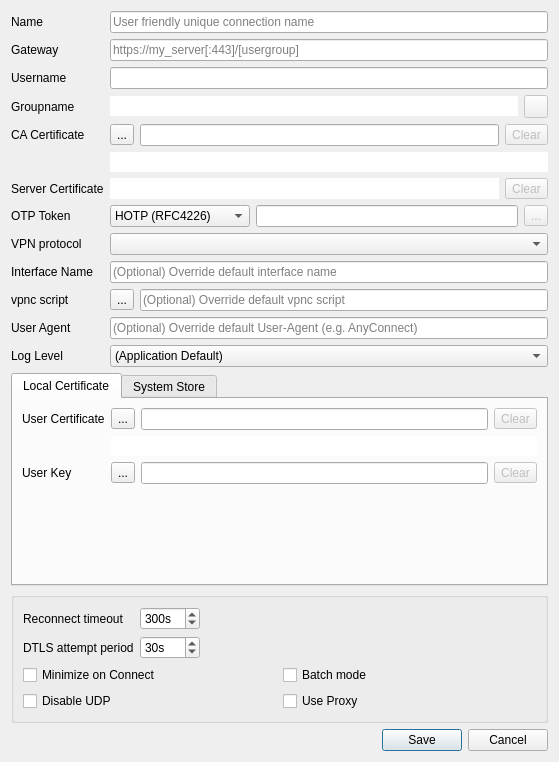
<?xml version="1.0" encoding="UTF-8"?>
<ui version="4.0">
 <class>EditDialog</class>
 <widget class="QDialog" name="EditDialog">
  <property name="geometry">
   <rect>
    <x>0</x>
    <y>0</y>
    <width>559</width>
    <height>762</height>
   </rect>
  </property>
  <property name="windowTitle">
   <string>Edit</string>
  </property>
  <layout class="QVBoxLayout" name="verticalLayout">
   <item>
    <layout class="QFormLayout" name="settingsProfileLayout">
     <property name="fieldGrowthPolicy">
      <enum>QFormLayout::ExpandingFieldsGrow</enum>
     </property>
     <item row="0" column="0">
      <widget class="QLabel" name="nameLabel">
       <property name="text">
        <string>Name</string>
       </property>
      </widget>
     </item>
     <item row="0" column="1">
      <widget class="QLineEdit" name="nameEdit">
       <property name="toolTip">
        <string>This is a friendly name to distinguish the connection</string>
       </property>
       <property name="placeholderText">
        <string>User friendly unique connection name</string>
       </property>
      </widget>
     </item>
     <item row="1" column="0">
      <widget class="QLabel" name="gatewayLabel">
       <property name="text">
        <string>Gateway</string>
       </property>
      </widget>
     </item>
     <item row="1" column="1">
      <widget class="QLineEdit" name="gatewayEdit">
       <property name="toolTip">
        <string>Specify the hostname to connect to; a port may be specified after the host separated with a colon ':'</string>
       </property>
       <property name="statusTip">
        <string/>
       </property>
       <property name="whatsThis">
        <string/>
       </property>
       <property name="placeholderText">
        <string>https://my_server[:443]/[usergroup]</string>
       </property>
      </widget>
     </item>
     <item row="2" column="0">
      <widget class="QLabel" name="usernameLabel">
       <property name="text">
        <string>Username</string>
       </property>
      </widget>
     </item>
     <item row="2" column="1">
      <widget class="QLineEdit" name="usernameEdit">
       <property name="toolTip">
        <string>Specify the username used in that gateway</string>
       </property>
      </widget>
     </item>
     <item row="3" column="0">
      <widget class="QLabel" name="groupnameLabel">
       <property name="text">
        <string>Groupname</string>
       </property>
      </widget>
     </item>
     <item row="3" column="1">
      <layout class="QHBoxLayout" name="groupnameLayout">
       <item>
        <widget class="QLineEdit" name="groupnameEdit">
         <property name="styleSheet">
          <string notr="true">background-color:&quot;transparent&quot;</string>
         </property>
         <property name="frame">
          <bool>false</bool>
         </property>
         <property name="readOnly">
          <bool>true</bool>
         </property>
        </widget>
       </item>
       <item>
        <widget class="QToolButton" name="groupnameClear">
         <property name="enabled">
          <bool>false</bool>
         </property>
         <property name="text">
          <string/>
         </property>
         <property name="icon">
          <iconset resource="../openconnect-gui.qrc">
           <normaloff>:/images/trashcan.png</normaloff>:/images/trashcan.png</iconset>
         </property>
        </widget>
       </item>
      </layout>
     </item>
     <item row="4" column="0">
      <widget class="QLabel" name="caCertificateLabel">
       <property name="text">
        <string>CA Certificate</string>
       </property>
      </widget>
     </item>
     <item row="4" column="1">
      <layout class="QHBoxLayout" name="caCertificatLayout">
       <item>
        <widget class="QToolButton" name="caCertButton">
         <property name="text">
          <string>...</string>
         </property>
        </widget>
       </item>
       <item>
        <widget class="QLineEdit" name="caCertEdit">
         <property name="toolTip">
          <string>Specify the CA certificate, if any; by default the system CAs will be used</string>
         </property>
         <property name="whatsThis">
          <string>&lt;html&gt;&lt;head/&gt;&lt;body&gt;&lt;p&gt;If not set, the system's trusted certificate storage will be used.&lt;/p&gt;&lt;/body&gt;&lt;/html&gt;</string>
         </property>
        </widget>
       </item>
       <item>
        <widget class="QToolButton" name="caCertClear">
         <property name="enabled">
          <bool>false</bool>
         </property>
         <property name="text">
          <string>Clear</string>
         </property>
         <property name="icon">
          <iconset resource="../openconnect-gui.qrc">
           <normaloff>:/images/trashcan.png</normaloff>:/images/trashcan.png</iconset>
         </property>
        </widget>
       </item>
      </layout>
     </item>
     <item row="6" column="0">
      <widget class="QLabel" name="serverCertificateLabel">
       <property name="text">
        <string>Server Certificate</string>
       </property>
      </widget>
     </item>
     <item row="6" column="1">
      <layout class="QHBoxLayout" name="serverCertificateLayout">
       <item>
        <widget class="QLineEdit" name="serverCertHash">
         <property name="font">
          <font>
           <pointsize>10</pointsize>
          </font>
         </property>
         <property name="styleSheet">
          <string notr="true">background-color:&quot;transparent&quot;</string>
         </property>
         <property name="frame">
          <bool>false</bool>
         </property>
         <property name="readOnly">
          <bool>true</bool>
         </property>
        </widget>
       </item>
       <item>
        <widget class="QToolButton" name="serverCertClear">
         <property name="enabled">
          <bool>false</bool>
         </property>
         <property name="text">
          <string>Clear</string>
         </property>
         <property name="icon">
          <iconset resource="../openconnect-gui.qrc">
           <normaloff>:/images/trashcan.png</normaloff>:/images/trashcan.png</iconset>
         </property>
        </widget>
       </item>
      </layout>
     </item>
     <item row="8" column="0">
      <widget class="QLabel" name="otpTokenLabel">
       <property name="text">
        <string>OTP Token</string>
       </property>
      </widget>
     </item>
     <item row="8" column="1">
      <layout class="QHBoxLayout" name="otpTokenLayout">
       <item>
        <widget class="QComboBox" name="tokenBox">
         <property name="minimumSize">
          <size>
           <width>140</width>
           <height>0</height>
          </size>
         </property>
         <property name="currentIndex">
          <number>0</number>
         </property>
         <property name="maxVisibleItems">
          <number>3</number>
         </property>
         <item>
          <property name="text">
           <string notr="true">HOTP (RFC4226)</string>
          </property>
         </item>
         <item>
          <property name="text">
           <string notr="true">TOTP (RFC6238)</string>
          </property>
         </item>
         <item>
          <property name="text">
           <string>STOKEN (RSA)</string>
          </property>
         </item>
        </widget>
       </item>
       <item>
        <widget class="QLineEdit" name="tokenEdit">
         <property name="toolTip">
          <string>This is the token code; should be a hex value (starting with 0x), or a value starting with 'base32:'</string>
         </property>
        </widget>
       </item>
       <item>
        <widget class="QToolButton" name="tokenClear">
         <property name="enabled">
          <bool>false</bool>
         </property>
         <property name="text">
          <string>...</string>
         </property>
         <property name="icon">
          <iconset resource="../openconnect-gui.qrc">
           <normaloff>:/images/trashcan.png</normaloff>:/images/trashcan.png</iconset>
         </property>
        </widget>
       </item>
      </layout>
     </item>
     <item row="9" column="0">
      <widget class="QLabel" name="protocolLabel">
       <property name="text">
        <string>VPN protocol</string>
       </property>
       <property name="buddy">
        <cstring>protocolComboBox</cstring>
       </property>
      </widget>
     </item>
     <item row="9" column="1">
      <widget class="QComboBox" name="protocolComboBox">
       <property name="sizePolicy">
        <sizepolicy hsizetype="Expanding" vsizetype="Fixed">
         <horstretch>0</horstretch>
         <verstretch>0</verstretch>
        </sizepolicy>
       </property>
      </widget>
     </item>
     <item row="5" column="1">
      <widget class="QLineEdit" name="caCertHash">
       <property name="styleSheet">
        <string notr="true">background-color:&quot;transparent&quot;</string>
       </property>
       <property name="frame">
        <bool>false</bool>
       </property>
       <property name="readOnly">
        <bool>true</bool>
       </property>
      </widget>
     </item>
     <item row="10" column="0">
      <widget class="QLabel" name="interfaceNameLabel">
       <property name="text">
        <string>Interface Name</string>
       </property>
      </widget>
     </item>
     <item row="10" column="1">
      <widget class="QLineEdit" name="interfaceNameEdit">
       <property name="toolTip">
        <string>Override default interface name.

This can be useful in advanced scenarios, e.g. for setting up firewall 
or routing rules.

Leave blank for default (usually the server name when using wintun).</string>
       </property>
       <property name="placeholderText">
        <string>(Optional) Override default interface name</string>
       </property>
      </widget>
     </item>
     <item row="11" column="0">
      <widget class="QLabel" name="vpncScriptLabel">
       <property name="text">
        <string>vpnc script</string>
       </property>
      </widget>
     </item>
     <item row="11" column="1">
      <layout class="QHBoxLayout" name="vpncScriptLayout">
       <item>
        <widget class="QToolButton" name="vpncScriptButton">
         <property name="text">
          <string>...</string>
         </property>
        </widget>
       </item>
       <item>
        <widget class="QLineEdit" name="vpncScriptEdit">
         <property name="toolTip">
          <string>Override default vpnc script.

This can be useful in advanced scenarios, e.g. for setting up firewall 
or routing rules.

Leave blank for default.</string>
         </property>
         <property name="placeholderText">
          <string>(Optional) Override default vpnc script</string>
         </property>
        </widget>
       </item>
      </layout>
     </item>
     <item row="12" column="0">
      <widget class="QLabel" name="userAgentLabel">
       <property name="text">
        <string>User Agent</string>
       </property>
      </widget>
     </item>
     <item row="12" column="1">
      <widget class="QLineEdit" name="userAgentEdit">
       <property name="toolTip">
        <string>Override default User-Agent string.

Some VPN servers require specific values matching proprietary VPN clients (e.g. --useragent=&quot;AnyConnect&quot;).

Leave blank for default.</string>
       </property>
       <property name="placeholderText">
        <string>(Optional) Override default User-Agent (e.g. AnyConnect)</string>
       </property>
      </widget>
     </item>
     <item row="13" column="1">
      <widget class="QComboBox" name="loglevelBox">
       <property name="sizePolicy">
        <sizepolicy hsizetype="Expanding" vsizetype="Fixed">
         <horstretch>0</horstretch>
         <verstretch>0</verstretch>
        </sizepolicy>
       </property>
       <property name="currentIndex">
        <number>0</number>
       </property>
       <property name="maxVisibleItems">
        <number>5</number>
       </property>
       <item>
        <property name="text">
         <string>(Application Default)</string>
        </property>
       </item>
       <item>
        <property name="text">
         <string>Error</string>
        </property>
       </item>
       <item>
        <property name="text">
         <string>Info</string>
        </property>
       </item>
       <item>
        <property name="text">
         <string>Debug</string>
        </property>
       </item>
       <item>
        <property name="text">
         <string>Trace</string>
        </property>
       </item>
      </widget>
     </item>
     <item row="13" column="0">
      <widget class="QLabel" name="logLevelLabel">
       <property name="text">
        <string>Log Level</string>
       </property>
      </widget>
     </item>
    </layout>
   </item>
   <item>
    <widget class="QTabWidget" name="settingsTabWidget">
     <property name="currentIndex">
      <number>0</number>
     </property>
     <widget class="QWidget" name="localCertificateTab">
      <attribute name="title">
       <string>Local Certificate</string>
      </attribute>
      <layout class="QVBoxLayout" name="verticalLayout_2">
       <item>
        <layout class="QFormLayout" name="formLayout_2">
         <property name="fieldGrowthPolicy">
          <enum>QFormLayout::ExpandingFieldsGrow</enum>
         </property>
         <item row="1" column="0">
          <widget class="QLabel" name="userCertificateLabel">
           <property name="text">
            <string>User Certificate</string>
           </property>
          </widget>
         </item>
         <item row="1" column="1">
          <layout class="QHBoxLayout" name="userCertificateLayout">
           <item>
            <widget class="QToolButton" name="userCertButton">
             <property name="text">
              <string>...</string>
             </property>
            </widget>
           </item>
           <item>
            <widget class="QLineEdit" name="userCertEdit">
             <property name="toolTip">
              <string>Specify your certificate file, if any</string>
             </property>
            </widget>
           </item>
           <item>
            <widget class="QToolButton" name="userCertClear">
             <property name="enabled">
              <bool>false</bool>
             </property>
             <property name="text">
              <string>Clear</string>
             </property>
             <property name="icon">
              <iconset resource="../openconnect-gui.qrc">
               <normaloff>:/images/trashcan.png</normaloff>:/images/trashcan.png</iconset>
             </property>
            </widget>
           </item>
          </layout>
         </item>
         <item row="2" column="1">
          <widget class="QLineEdit" name="userCertHash">
           <property name="styleSheet">
            <string notr="true">background-color:&quot;transparent&quot;</string>
           </property>
           <property name="frame">
            <bool>false</bool>
           </property>
           <property name="readOnly">
            <bool>true</bool>
           </property>
          </widget>
         </item>
         <item row="3" column="0">
          <widget class="QLabel" name="userKeyLabel">
           <property name="enabled">
            <bool>true</bool>
           </property>
           <property name="text">
            <string>User Key</string>
           </property>
          </widget>
         </item>
         <item row="3" column="1">
          <layout class="QHBoxLayout" name="userKeyLayout">
           <item>
            <widget class="QToolButton" name="userKeyButton">
             <property name="enabled">
              <bool>true</bool>
             </property>
             <property name="text">
              <string>...</string>
             </property>
            </widget>
           </item>
           <item>
            <widget class="QLineEdit" name="userKeyEdit">
             <property name="enabled">
              <bool>true</bool>
             </property>
             <property name="toolTip">
              <string>Specify your key file if any; in case of a PKCS #12 file, you only need to set the certificate</string>
             </property>
            </widget>
           </item>
           <item>
            <widget class="QToolButton" name="userKeyClear">
             <property name="enabled">
              <bool>false</bool>
             </property>
             <property name="text">
              <string>Clear</string>
             </property>
             <property name="icon">
              <iconset resource="../openconnect-gui.qrc">
               <normaloff>:/images/trashcan.png</normaloff>:/images/trashcan.png</iconset>
             </property>
            </widget>
           </item>
          </layout>
         </item>
        </layout>
       </item>
      </layout>
     </widget>
     <widget class="QWidget" name="systemStoreTab">
      <attribute name="title">
       <string>System Store</string>
      </attribute>
      <widget class="QListWidget" name="loadWinCertList">
       <property name="geometry">
        <rect>
         <x>9</x>
         <y>9</y>
         <width>316</width>
         <height>72</height>
        </rect>
       </property>
      </widget>
      <widget class="QWidget" name="layoutWidget">
       <property name="geometry">
        <rect>
         <x>331</x>
         <y>35</y>
         <width>58</width>
         <height>58</height>
        </rect>
       </property>
       <layout class="QVBoxLayout" name="verticalLayout_3">
        <item>
         <widget class="QToolButton" name="loadWinCert">
          <property name="enabled">
           <bool>false</bool>
          </property>
          <property name="toolTip">
           <string extracomment="Select that certificate"/>
          </property>
          <property name="text">
           <string>Select</string>
          </property>
         </widget>
        </item>
        <item>
         <widget class="QToolButton" name="resetWinCertSelection">
          <property name="text">
           <string>Reset</string>
          </property>
         </widget>
        </item>
       </layout>
      </widget>
     </widget>
    </widget>
   </item>
   <item>
    <widget class="QGroupBox" name="settingsGroupBox">
     <layout class="QVBoxLayout" name="verticalLayout_4">
      <item>
       <layout class="QFormLayout" name="formLayout_4">
        <property name="fieldGrowthPolicy">
         <enum>QFormLayout::ExpandingFieldsGrow</enum>
        </property>
        <item row="0" column="0">
         <widget class="QLabel" name="reconnectTimeoutLabel">
          <property name="text">
           <string>Reconnect timeout</string>
          </property>
         </widget>
        </item>
        <item row="0" column="1">
         <widget class="QSpinBox" name="reconnectTimeoutSpinBox">
          <property name="toolTip">
           <string>Keep reconnect attempts until so much seconds are elapsed.
The default timeout is 300 seconds, which means that openconnect can recover VPN connection after a temporary network down time of 300 seconds.</string>
          </property>
          <property name="suffix">
           <string>s</string>
          </property>
          <property name="minimum">
           <number>1</number>
          </property>
          <property name="maximum">
           <number>1000</number>
          </property>
          <property name="value">
           <number>300</number>
          </property>
         </widget>
        </item>
        <item row="1" column="0">
         <widget class="QLabel" name="dtlsAttemptPeriodLabel">
          <property name="text">
           <string>DTLS attempt period</string>
          </property>
         </widget>
        </item>
        <item row="1" column="1">
         <widget class="QSpinBox" name="dtlsAttemptPeriodSpinBox">
          <property name="suffix">
           <string>s</string>
          </property>
          <property name="maximum">
           <number>1000</number>
          </property>
          <property name="value">
           <number>30</number>
          </property>
         </widget>
        </item>
       </layout>
      </item>
      <item>
       <layout class="QGridLayout" name="gridLayout">
        <item row="0" column="0">
         <widget class="QCheckBox" name="minimizeBox">
          <property name="toolTip">
           <string>Enable this to automatically minimize after connection</string>
          </property>
          <property name="text">
           <string>Minimize on Connect</string>
          </property>
         </widget>
        </item>
        <item row="0" column="1">
         <widget class="QCheckBox" name="batchModeBox">
          <property name="toolTip">
           <string>Enable this to remember passwords for this server</string>
          </property>
          <property name="text">
           <string>Batch mode</string>
          </property>
         </widget>
        </item>
        <item row="1" column="0">
         <widget class="QCheckBox" name="disableUdpBox">
          <property name="text">
           <string>Disable UDP</string>
          </property>
         </widget>
        </item>
        <item row="1" column="1">
         <widget class="QCheckBox" name="useProxyBox">
          <property name="toolTip">
           <string>Enable this to use the system's default proxy settings for this server</string>
          </property>
          <property name="text">
           <string>Use Proxy</string>
          </property>
         </widget>
        </item>
       </layout>
      </item>
     </layout>
    </widget>
   </item>
   <item>
    <widget class="QDialogButtonBox" name="buttonBox">
     <property name="orientation">
      <enum>Qt::Horizontal</enum>
     </property>
     <property name="standardButtons">
      <set>QDialogButtonBox::Cancel|QDialogButtonBox::Save</set>
     </property>
    </widget>
   </item>
  </layout>
 </widget>
 <tabstops>
  <tabstop>nameEdit</tabstop>
  <tabstop>gatewayEdit</tabstop>
  <tabstop>usernameEdit</tabstop>
  <tabstop>groupnameClear</tabstop>
  <tabstop>caCertButton</tabstop>
  <tabstop>caCertEdit</tabstop>
  <tabstop>caCertClear</tabstop>
  <tabstop>serverCertClear</tabstop>
  <tabstop>tokenBox</tabstop>
  <tabstop>tokenEdit</tabstop>
  <tabstop>tokenClear</tabstop>
  <tabstop>settingsTabWidget</tabstop>
  <tabstop>userCertButton</tabstop>
  <tabstop>userCertEdit</tabstop>
  <tabstop>userCertClear</tabstop>
  <tabstop>userKeyButton</tabstop>
  <tabstop>userKeyEdit</tabstop>
  <tabstop>userKeyClear</tabstop>
  <tabstop>minimizeBox</tabstop>
  <tabstop>batchModeBox</tabstop>
  <tabstop>disableUdpBox</tabstop>
  <tabstop>useProxyBox</tabstop>
  <tabstop>loadWinCertList</tabstop>
  <tabstop>loadWinCert</tabstop>
 </tabstops>
 <resources>
  <include location="../openconnect-gui.qrc"/>
 </resources>
 <connections/>
</ui>
